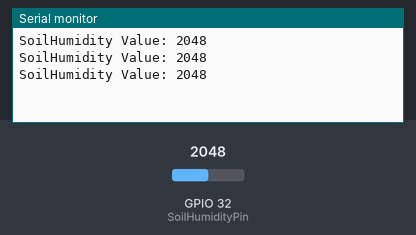
A sketch run on a simulated ESP32. Shown: the last lines printed to the serial monitor. The test bench sets the inputs (shaded band); at power-on: GPIO 32 (SoilHumidityPin) = 2048.

Above: at 1.3 s.
1.4 s: GPIO 32 (SoilHumidityPin) set to 2866
At 1.9 s:
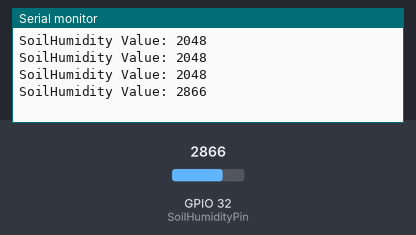
2.9 s: GPIO 32 (SoilHumidityPin) set to 3603
At 3.4 s:
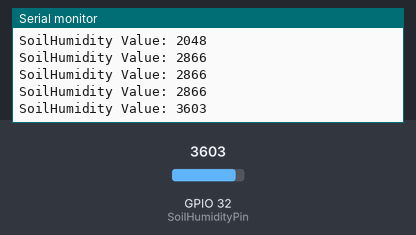
Timing chart, 0 to 5.9 s (numbered marks = the images above; inputs shaded):
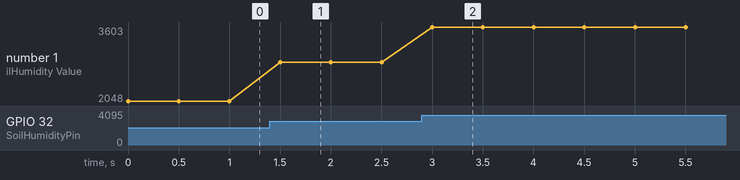

Measured:
- after the input at 1.4 s, the serial monitor: prints a new line after 0.10 s (image 1)
- after the input at 2.9 s, the serial monitor: prints a new line after 0.10 s (image 2)
- plotted number 1: 2048 → 2866 after the input at 1.4 s, 2866 → 3603 after the input at 2.9 s

The sketch:

4_3_11_Soil-Humidity-Sensor.ino
```cpp
/*
 * 文件名 : Soil-Humidity-Sensor
 * 功能   : 读取土壤湿度传感器的值
 * 编译IDE：ARDUINO 2.3.6
 * 作者   : https://www.keyesrobot.cn/
*/

const int SoilHumidityPin = 32; //定义土壤湿度传感器引脚为32

void setup() {
  Serial.begin(9600); //初始化串口
  pinMode(SoilHumidityPin,INPUT); //设置土壤湿度传感器引脚为输入模式
}

void loop() {
  //读取土壤湿度传感器的值，并且定义一个变量用来存储土壤湿度传感器的值
  int ReadValue = analogRead(SoilHumidityPin);
  Serial.print("SoilHumidity Value: ");
  Serial.println(ReadValue);
  delay(500);
}
```
